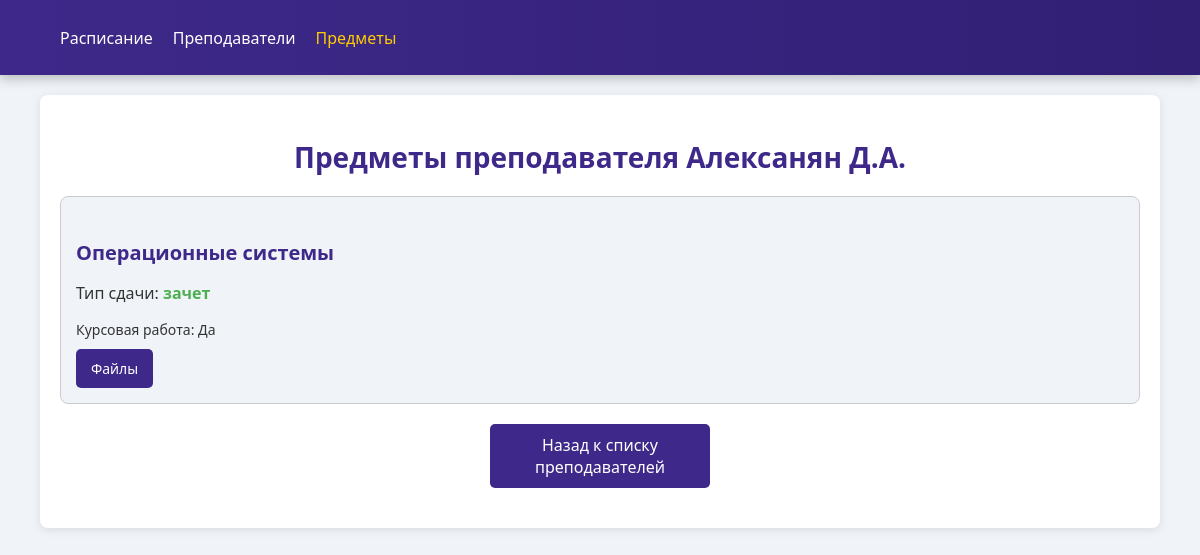
The app's page /teachers/10/subjects/, older data.
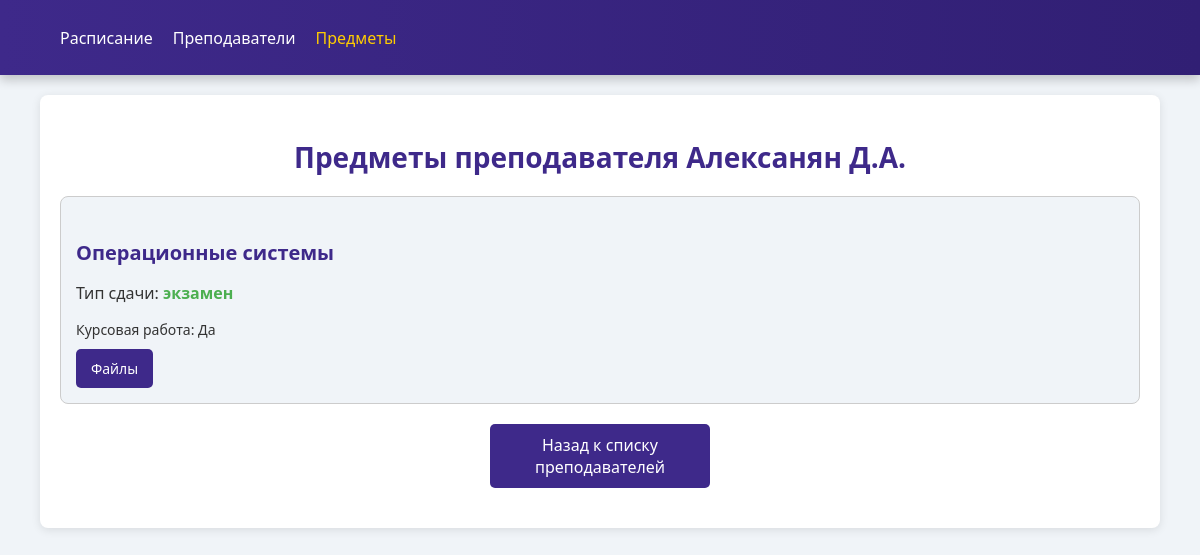
The same page, newer data.
### teachers/models.py (models this page shows, shortened)
class Teacher(models.Model):
    first_name = models.CharField(
        max_length=CHAR_FIELD_MAX_LENGTH,
        verbose_name='Имя')
    last_name = models.CharField(
        max_length=CHAR_FIELD_MAX_LENGTH,
        verbose_name='Фамилия')
    patronimic = models.CharField(
        max_length=CHAR_FIELD_MAX_LENGTH,
        verbose_name='Отчество')
    bio = models.TextField(
        verbose_name='Текст')
    image = models.ImageField('Фото', default="img/teachers/no_content.jpg", upload_to='img/teachers')
    experience = models.SmallIntegerField(default=1, verbose_name='Опыт')
    class Meta:
        verbose_name = 'Преподаватель'
        verbose_name_plural = 'Преподаватели'
        ordering = ("last_name",)

### subjects/models.py (models this page shows, shortened)
class Subject(models.Model):
    name = models.CharField(
        max_length=CHAR_FIELD_MAX_LENGTH,
        verbose_name='Название')
    type = models.CharField(
        max_length=CHAR_FIELD_MAX_LENGTH,
        verbose_name='Тип сдачи',
        default='зачет')
    course_work = models.CharField(
        max_length=CHAR_FIELD_MAX_LENGTH,
        verbose_name='Курсовая работа',
        default='нет')
    class Meta:
        verbose_name = 'Предмет'
        verbose_name_plural = 'Предметы'
        ordering = ("name",)
        constraints = [
            models.UniqueConstraint(
                fields=["name"], name="unique_subject_name"
            )
        ]

### teachers/views.py (the view)
# urls.py: path('<int:teacher_id>/subjects/', views.teacher_subjects, name='teacher_subjects'),
def teacher_subjects(request, teacher_id):
    teacher = Teacher.objects.get(id=teacher_id)  # Находим преподавателя по ID
    teacher_subjects = TeacherSubject.objects.filter(teacher=teacher)  # Получаем все записи для этого преподавателя
    subjects = [ts.subject for ts in teacher_subjects]  # Извлекаем все предметы для данного преподавателя
    context = {'teacher': teacher, 'subjects': subjects}
    return render(request, 'teachers/teacher_subjects.html', context)

### templates/teachers/teacher_subjects.html (shortened to what this page needs)
{% extends "base.html" %}
{% load static %}
{% block css %}
<link rel="stylesheet" type="text/css" href="{% static 'css/subject_teach.css' %}">
{% endblock %}
{% block content %}
<section class="subjects-section">
    <h2 class="subjects-title">Предметы преподавателя {{ teacher.first_name }} {{ teacher.last_name }}</h2>
    {% if subjects %}
        <div class="subjects-list">
            {% for subject in subjects %}
                <div class="subject-card">
                    <h4 class="subject-name">{{ subject.name }}</h4>
                    <p>Тип сдачи: <span class="exam-type">{{ subject.type }}</span></p>
                    <p class="coursework">Курсовая работа: {% if subject.course_work %}Да{% else %}Нет{% endif %}</p>
                    <a href="{% url 'subjects:file_categories' subject.id %}" class="btn">Файлы</a>
                </div>
            {% endfor %}
        </div>
    {% else %}
        <p class="no-subjects">У этого преподавателя нет предметов.</p>
    {% endif %}
    <a href="/teachers/" class="btn-back">Назад к списку преподавателей</a>
</section>
{% endblock %}

### templates/base.html (shortened to what this page needs)
{% load static %}
<!DOCTYPE html>
<html lang="ru">
<head>
    {% block css %}{% endblock %}
</head>
<body>
  {% include "includes/header.html" %}
    <main>
      {% block content %}{% endblock %}
    </main>
</body>
</html>

### templates/includes/header.html (shortened to what this page needs)
{% load static %}
<header>
  <div class="header-container">
      <nav class="nav">
          <ul>
              <li><a href="{% url 'schedule:show_schedule' type='today' %}">Расписание</a></li>
              <li><a href="{% url 'teachers:show_teachers' %}">Преподаватели</a></li>
              <li><a href="{% url 'subjects:show_subjects' %}" class="active">Предметы</a></li>
          </ul>
      </nav>
  </div>
</header>

### static_dev/css/subject_teach.css (style rules this page uses)
body { font-family: 'Segoe UI', Tahoma, Geneva, Verdana, sans-serif; margin: 0; padding: 0; background-color: #f0f4f8; color: #333; }
.subjects-section { margin: 20px auto; padding: 20px; background-color: #fff; border-radius: 8px; box-shadow: 0 2px 10px rgba(0, 0, 0, 0.1); width: 90%; max-width: 1200px; }
.subjects-title { font-size: 28px; color: #3e298a; text-align: center; margin-bottom: 20px; }
.subjects-list { display: grid; grid-template-columns: repeat(auto-fit, minmax(300px, 1fr)); gap: 20px; }
.subject-card { background-color: #f0f4f8; border: 1px solid #ccc; border-radius: 8px; padding: 15px; transition: transform 0.3s, box-shadow 0.3s; }
.subject-name { font-size: 20px; font-weight: bold; color: #3e298a; margin-bottom: 10px; }
.exam-type { font-weight: bold; color: #4caf50; }
.coursework { margin: 10px 0; font-size: 14px; }
.btn { display: inline-block; padding: 10px 15px; font-size: 14px; color: white; background-color: #3e298a; border-radius: 5px; text-decoration: none; transition: background-color 0.3s; }
.btn-back { display: block; margin: 20px auto; text-align: center; width: 200px; background-color: #3e298a; color: white; padding: 10px; border-radius: 5px; text-decoration: none; transition: background-color 0.3s; }
header { background: linear-gradient(90deg, #3e298a, #311f74); box-shadow: 0 5px 10px rgba(0, 0, 0, 0.2); height: 75px; display: flex; align-items: center; }
.header-container { display: flex; justify-content: space-between; width: 100%; padding: 0 20px; }
.nav ul { display: flex; gap: 20px; }
.nav ul li { list-style: none; }
.nav a { color: white; text-decoration: none; transition: color 0.3s; }
.nav a:hover, .nav a.active { color: #ffcc00; }

Row changes from the older to the newer data that the page shows:
changed Subject "Операционные системы": type "зачет" → "экзамен"
